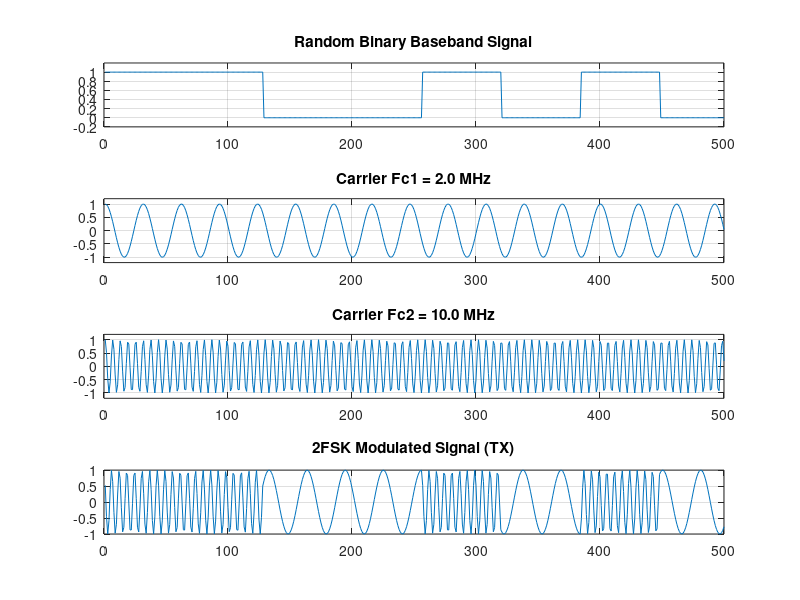
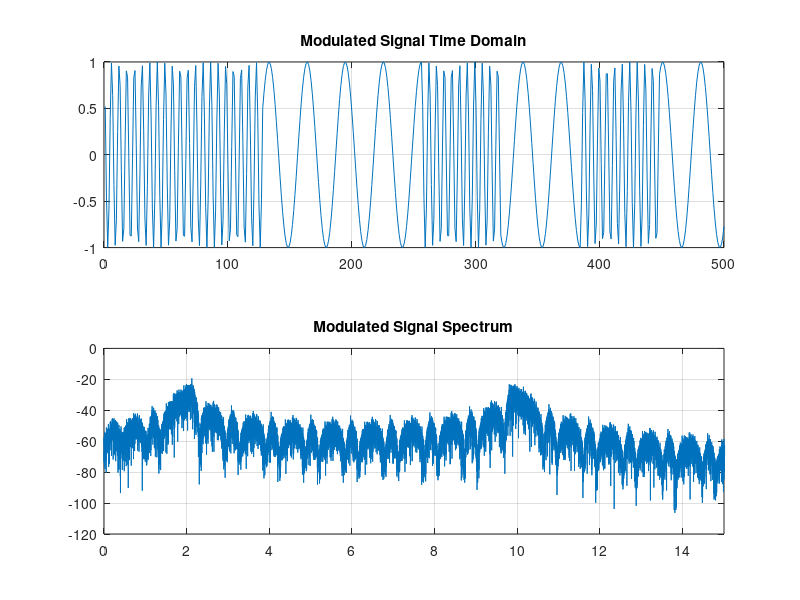
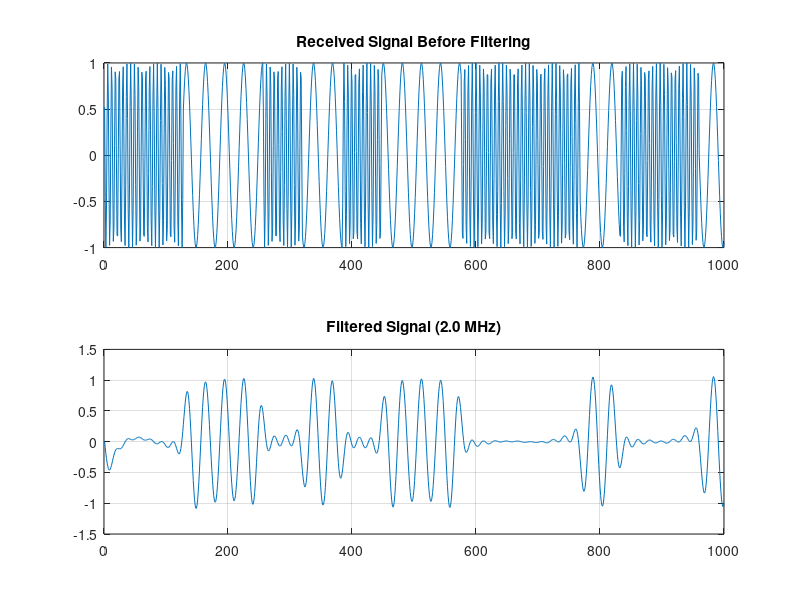
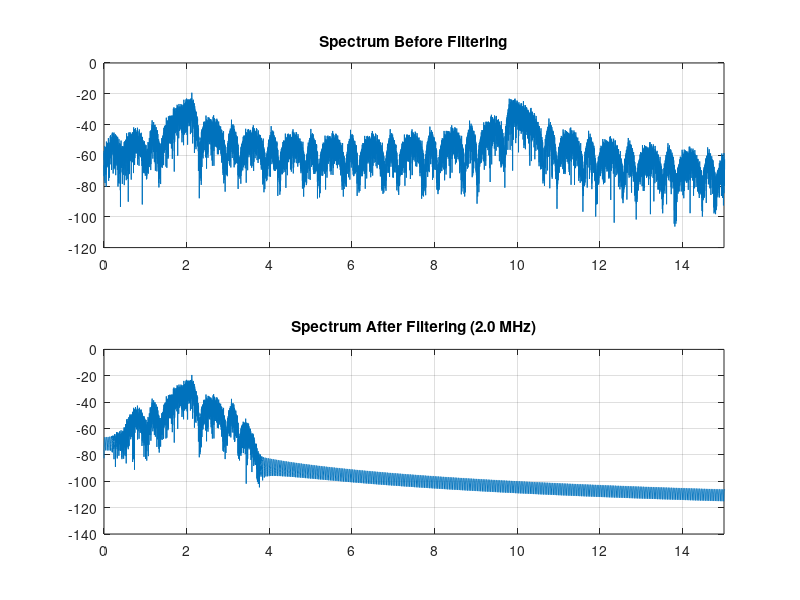

MATLAB code for these plots, in order:
%% CH3: 2FSK Example

% === Basic Parameters ===
Fs        = 61.44e6;   % Sampling rate
Fc1       = 2e6;       % Frequency 1 (Hz)
Fc2       = 10e6;       % Frequency 2 (Hz)
Num_bit   = 1000;      % Number of bits
bit_Width = 64;        % Samples per bit
use_YTTEK_SDR = 0;   % true = complex carrier, false = real carrier

% === Random Data ===
rng('default');
data = randi([0 1], 1, Num_bit);
data_trans = reshape(repmat(data, bit_Width, 1), 1, []);

% === Continuous Phase 2FSK Modulation ===
freqs = Fc1*(data_trans==0) + Fc2*(data_trans==1);
phase = 2*pi*cumsum(freqs)/Fs; % Integrate frequency to get phase
mod_data = cos(phase);

% === Received Signal  ===
if use_YTTEK_SDR == 1
    set_TX_Attenuation([0 20]); 
    set_RX_Gain([0 20]);   
    % ---- Loopback mode -----
    TX_REP = 0;                 
    RX_LEN = length(mod_data);   
    RX_delay = 50;  %RX_delay = 50為最佳，解調錯誤率最低             
    LB_mode = 0;                
    rec_data = TX_RX(mod_data, TX_REP, RX_LEN, RX_delay, LB_mode);
else
    rec_data = mod_data;
end

% === Demodulation Filter Design ===
bp_order       = 201;      % FIR filter order
fcut_bandwidth = 1.5e6;    % Filter bandwidth

clamp = @(x) min(max(x, 0), 1); % Clamp function for normalized freq

% Bandpass filter for Fc1
f1_low  = clamp((Fc1 - fcut_bandwidth) / (Fs/2));
f1_high = clamp((Fc1 + fcut_bandwidth) / (Fs/2));
b1 = fir1(bp_order, [f1_low, f1_high], 'bandpass');

% Bandpass filter for Fc2
f2_low  = clamp((Fc2 - fcut_bandwidth) / (Fs/2));
f2_high = clamp((Fc2 + fcut_bandwidth) / (Fs/2));
b2 = fir1(bp_order, [f2_low, f2_high], 'bandpass');

% Filtering + Envelope Detection
signal_f1 = filtfilt(b1, 1, rec_data);
signal_f2 = filtfilt(b2, 1, rec_data);
env_f1 = abs(signal_f1);
env_f2 = abs(signal_f2);

% Demodulation decision (vectorized)
env_f1_reshape = reshape(env_f1(1:Num_bit*bit_Width), bit_Width, []);
env_f2_reshape = reshape(env_f2(1:Num_bit*bit_Width), bit_Width, []);

avg_f1 = mean(env_f1_reshape);
avg_f2 = mean(env_f2_reshape);

demod_data_bits = avg_f2 > avg_f1;

% Calculate BER
error_rate = sum(demod_data_bits ~= data) / Num_bit;
fprintf('Bit Error Rate (BER): %.4f%%\n', error_rate*100);

%% === Figure 1: Transmit Waveforms ===
figure(1);
subplot(4,1,1); plot(data_trans(1:500));
title('Random Binary Baseband Signal'); ylim([-0.2 1.2]); grid on;
subplot(4,1,2); plot(cos(2*pi*Fc1*(0:499)/Fs));
title(sprintf('Carrier Fc1 = %.1f MHz', Fc1/1e6)); ylim([-1.2 1.2]); grid on;
subplot(4,1,3); plot(cos(2*pi*Fc2*(0:499)/Fs));
title(sprintf('Carrier Fc2 = %.1f MHz', Fc2/1e6)); ylim([-1.2 1.2]); grid on;
subplot(4,1,4); plot(mod_data(1:500));
title('2FSK Modulated Signal (TX)'); grid on;

%% === Figure 2: Modulated Signal Spectrum ===
figure(2);
subplot(2,1,1); plot(mod_data(1:500)); title('Modulated Signal Time Domain'); grid on;
Nfft = 2^nextpow2(length(mod_data));
f = Fs*(0:(Nfft/2))/Nfft / 1e6;
Mod_fft = fft(mod_data, Nfft);
P1 = abs(Mod_fft / Nfft); P1 = P1(1:Nfft/2+1); P1(2:end-1) = 2*P1(2:end-1);
subplot(2,1,2); plot(f, 20*log10(P1)); title('Modulated Signal Spectrum');
xlim([0 15]); grid on;

%% === Figure 3: Filtering Comparison (Only Fc1 frequency) ===
signal_f1_only = filtfilt(b1, 1, rec_data);
figure(3);
subplot(2,1,1); plot(real(rec_data(1:1000)));
title('Received Signal Before Filtering'); grid on;
subplot(2,1,2); plot(real(signal_f1_only(1:1000)));
title(sprintf('Filtered Signal (%.1f MHz)', Fc1/1e6)); grid on;

%% === Figure 4: Frequency Domain Filtering Comparison (Fc1) ===
Nfft = 2^nextpow2(length(rec_data));
f = Fs*(0:(Nfft/2))/Nfft / 1e6;
Rec_fft = fft(rec_data, Nfft);
P1 = abs(Rec_fft/Nfft); P1 = P1(1:Nfft/2+1); P1(2:end-1) = 2*P1(2:end-1);
F1_fft = fft(signal_f1_only, Nfft);
P2 = abs(F1_fft/Nfft); P2 = P2(1:Nfft/2+1); P2(2:end-1) = 2*P2(2:end-1);

figure(4);
subplot(2,1,1); plot(f, 20*log10(P1));
title('Spectrum Before Filtering'); xlim([0 15]); grid on;
subplot(2,1,2); plot(f, 20*log10(P2));
title(sprintf('Spectrum After Filtering (%.1f MHz)', Fc1/1e6)); xlim([0 15]); grid on;

%% === Figure 5: Demodulated Signal Waveforms ===
figure(5);
subplot(3,1,1); plot(real(rec_data(1:500))); title('Received Signal - Real Part'); grid on;
subplot(3,1,2); plot(imag(rec_data(1:500))); title('Received Signal - Imaginary Part'); grid on;
subplot(3,1,3);
expanded_demod = reshape(repmat(demod_data_bits, bit_Width, 1), 1, []);
plot(expanded_demod(1:500));
title('Demodulated Binary Signal (RX)'); ylim([-0.2 1.2]); grid on;
